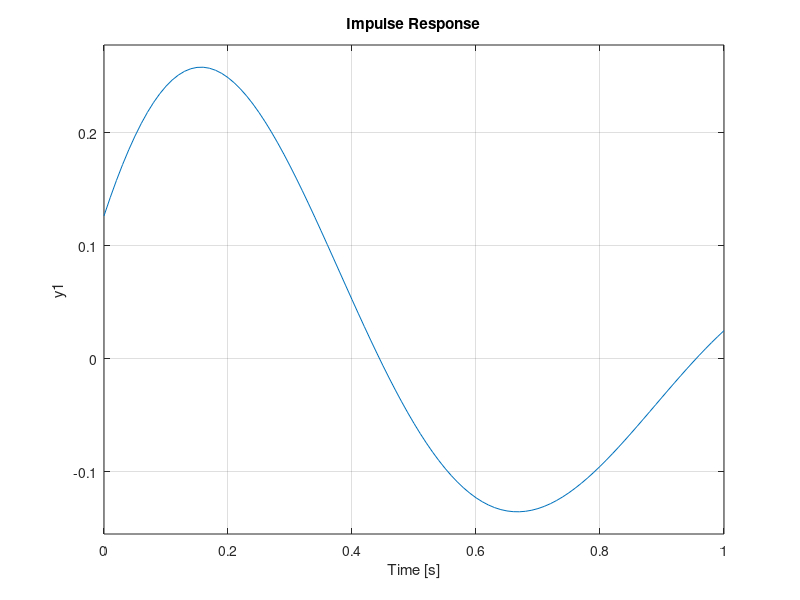

Recreate this plot in MATLAB.
%%TASK 1.1
m_p = 0.16; %kg
c_p = 0.4; %Ns/m
k_p = 6.32; %N/m
c_p1 = 0;

w_n = sqrt(k_p/m_p);
zeta= c_p/2*sqrt(k_p*m_p);
zeta1 = c_p1/2*sqrt(k_p*m_p);
%%TASK 1.3
H = tf([0,2*zeta*w_n,w_n^2],[1,2*zeta*w_n,w_n^2]);
H1 = tf([0,2*zeta1*w_n,w_n^2],[1,2*zeta1*w_n,w_n^2]);
% fr= 0:0.01:100;
% [mag,phase,wout] = bode(H1,fr);
% bode(H,H1);


%% task 1.3

t = 1:0.01:10;
excitation_sin = 0.05*sin(3*t);
% 
% figure()
% plot(t,excitation_sin)
% 
% figure()
% lsim(H,excitation_sin,t) % sine excitation

figure()
impulse(H*0.05,1) % impulse excitation

% w = 0:0.1:25;
% PSD = (4.028e-7)./((2.88e-4)+(0.68*w.^2)+w.^4);
% % figure()
% % semilogy(lsim(H,PSD,..)))
% 
% clear zeta
% 
% c_p = 5;
% zeta= c_p/2*sqrt(k_p*m_p);
